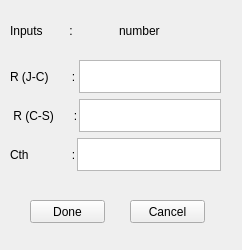
<?xml version="1.0" encoding="UTF-8"?>
<ui version="4.0">
 <class>ThermalBox</class>
 <widget class="QWidget" name="ThermalBox">
  <property name="geometry">
   <rect>
    <x>0</x>
    <y>0</y>
    <width>242</width>
    <height>250</height>
   </rect>
  </property>
  <property name="windowTitle">
   <string>Thermal Parameters</string>
  </property>
  <property name="windowIcon">
   <iconset>
    <normaloff>../PythonGecko/thermalResistor.jpg</normaloff>../PythonGecko/thermalResistor.jpg</iconset>
  </property>
  <property name="windowOpacity">
   <double>1.000000000000000</double>
  </property>
  <widget class="QPushButton" name="thermDoneBtn">
   <property name="geometry">
    <rect>
     <x>30</x>
     <y>200</y>
     <width>75</width>
     <height>23</height>
    </rect>
   </property>
   <property name="text">
    <string>Done</string>
   </property>
  </widget>
  <widget class="QPushButton" name="thermCnclBtn">
   <property name="geometry">
    <rect>
     <x>130</x>
     <y>200</y>
     <width>75</width>
     <height>23</height>
    </rect>
   </property>
   <property name="text">
    <string>Cancel</string>
   </property>
  </widget>
  <widget class="QWidget" name="horizontalLayoutWidget_3">
   <property name="geometry">
    <rect>
     <x>10</x>
     <y>10</y>
     <width>211</width>
     <height>41</height>
    </rect>
   </property>
   <layout class="QHBoxLayout" name="horizontalLayout_3">
    <item>
     <widget class="QLabel" name="inputLabel">
      <property name="text">
       <string>Inputs        :</string>
      </property>
     </widget>
    </item>
    <item>
     <widget class="QLabel" name="displayLabel">
      <property name="toolTipDuration">
       <number>-1</number>
      </property>
      <property name="lineWidth">
       <number>1</number>
      </property>
      <property name="text">
       <string>number</string>
      </property>
      <property name="indent">
       <number>-1</number>
      </property>
     </widget>
    </item>
   </layout>
  </widget>
  <widget class="QWidget" name="verticalLayoutWidget">
   <property name="geometry">
    <rect>
     <x>10</x>
     <y>60</y>
     <width>211</width>
     <height>111</height>
    </rect>
   </property>
   <layout class="QVBoxLayout" name="verticalLayout">
    <item>
     <layout class="QHBoxLayout" name="horizontalLayout">
      <property name="spacing">
       <number>3</number>
      </property>
      <item>
       <widget class="QLabel" name="label">
        <property name="text">
         <string>R (J-C)       :</string>
        </property>
       </widget>
      </item>
      <item>
       <widget class="QTextEdit" name="rjc">
        <property name="lineWidth">
         <number>-1</number>
        </property>
        <property name="midLineWidth">
         <number>0</number>
        </property>
        <property name="tabStopWidth">
         <number>80</number>
        </property>
        <property name="cursorWidth">
         <number>1</number>
        </property>
       </widget>
      </item>
     </layout>
    </item>
    <item>
     <layout class="QHBoxLayout" name="horizontalLayout_2">
      <property name="spacing">
       <number>1</number>
      </property>
      <item>
       <widget class="QLabel" name="label_2">
        <property name="text">
         <string> R (C-S)      :</string>
        </property>
       </widget>
      </item>
      <item>
       <widget class="QTextEdit" name="rcs"/>
      </item>
     </layout>
    </item>
    <item>
     <layout class="QHBoxLayout" name="horizontalLayout_4">
      <property name="spacing">
       <number>1</number>
      </property>
      <item>
       <widget class="QLabel" name="label_4">
        <property name="text">
         <string>Cth             :</string>
        </property>
       </widget>
      </item>
      <item>
       <widget class="QTextEdit" name="cth"/>
      </item>
     </layout>
    </item>
   </layout>
  </widget>
 </widget>
 <resources/>
 <connections>
  <connection>
   <sender>thermCnclBtn</sender>
   <signal>clicked()</signal>
   <receiver>thermCnclBtn</receiver>
   <slot>close()</slot>
   <hints>
    <hint type="sourcelabel">
     <x>178</x>
     <y>314</y>
    </hint>
    <hint type="destinationlabel">
     <x>181</x>
     <y>310</y>
    </hint>
   </hints>
  </connection>
 </connections>
</ui>
